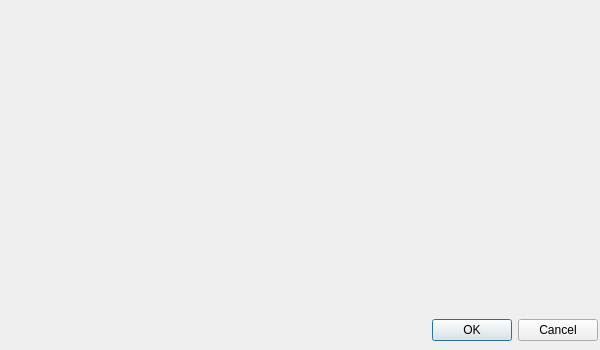
<?xml version="1.0" encoding="UTF-8"?>
<ui version="4.0">
 <class>CInstallXSwiftBusDialog</class>
 <widget class="QDialog" name="CInstallXSwiftBusDialog">
  <property name="geometry">
   <rect>
    <x>0</x>
    <y>0</y>
    <width>600</width>
    <height>350</height>
   </rect>
  </property>
  <property name="minimumSize">
   <size>
    <width>600</width>
    <height>350</height>
   </size>
  </property>
  <property name="windowTitle">
   <string>Install xswiftbus dialog</string>
  </property>
  <layout class="QVBoxLayout" name="vl_XSiwftBusDialog">
   <property name="leftMargin">
    <number>2</number>
   </property>
   <property name="topMargin">
    <number>2</number>
   </property>
   <property name="rightMargin">
    <number>2</number>
   </property>
   <property name="bottomMargin">
    <number>9</number>
   </property>
   <item>
    <widget class="swift::gui::components::CInstallXSwiftBusComponent" name="comp_InstallXSwiftBus"/>
   </item>
   <item>
    <widget class="QDialogButtonBox" name="bb_Dialog">
     <property name="orientation">
      <enum>Qt::Horizontal</enum>
     </property>
     <property name="standardButtons">
      <set>QDialogButtonBox::Cancel|QDialogButtonBox::Ok</set>
     </property>
    </widget>
   </item>
  </layout>
 </widget>
 <customwidgets>
  <customwidget>
   <class>swift::gui::components::CInstallXSwiftBusComponent</class>
   <extends>QFrame</extends>
   <header>gui/components/installxswiftbuscomponent.h</header>
   <container>1</container>
  </customwidget>
 </customwidgets>
 <resources/>
 <connections>
  <connection>
   <sender>bb_Dialog</sender>
   <signal>accepted()</signal>
   <receiver>CInstallXSwiftBusDialog</receiver>
   <slot>accept()</slot>
   <hints>
    <hint type="sourcelabel">
     <x>248</x>
     <y>254</y>
    </hint>
    <hint type="destinationlabel">
     <x>157</x>
     <y>274</y>
    </hint>
   </hints>
  </connection>
  <connection>
   <sender>bb_Dialog</sender>
   <signal>rejected()</signal>
   <receiver>CInstallXSwiftBusDialog</receiver>
   <slot>reject()</slot>
   <hints>
    <hint type="sourcelabel">
     <x>316</x>
     <y>260</y>
    </hint>
    <hint type="destinationlabel">
     <x>286</x>
     <y>274</y>
    </hint>
   </hints>
  </connection>
 </connections>
</ui>
